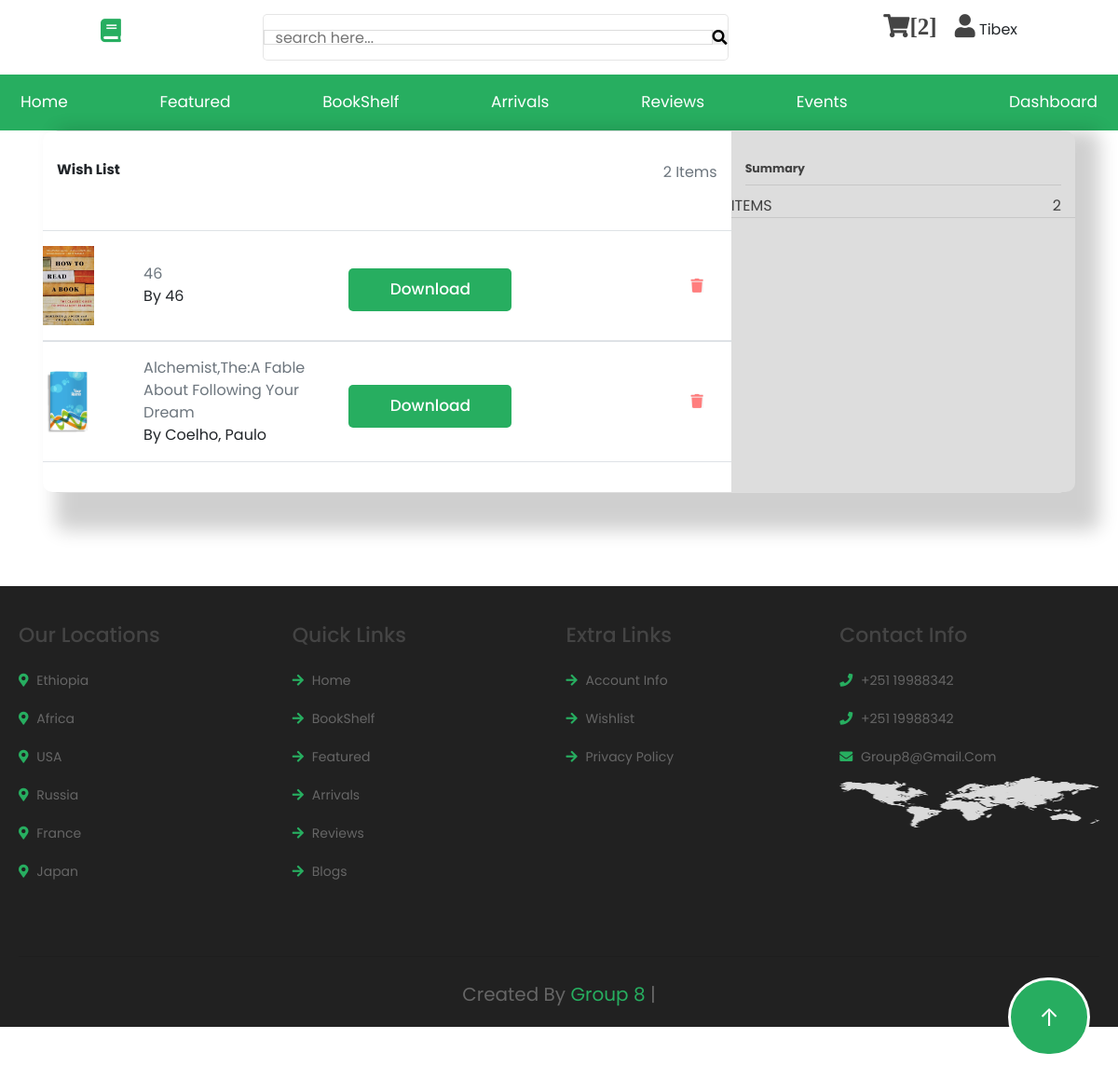
/public/cart.php (signed in), run on the app's committed database.
### tables this page shows
CREATE TABLE `cart` (
  `Id` int(11) NOT NULL,
  `Price` int(11) DEFAULT NULL,
  `UserID` int(11) NOT NULL,
  `BookID` int(11) NOT NULL DEFAULT 1,
  `CreatedAt` date NOT NULL DEFAULT current_timestamp()
);

CREATE TABLE `books` (
  `BookID` int(11) NOT NULL,
  `Downloads` varchar(11) NOT NULL DEFAULT '0',
  `Author` varchar(50) DEFAULT NULL,
  `Title` varchar(100) NOT NULL,
  `Year` varchar(100) NOT NULL,
  `Genre` mediumtext NOT NULL,
  `Description` longtext NOT NULL,
  `Publisher` varchar(80) NOT NULL,
  `Language` varchar(50) NOT NULL,
  `Cover` varchar(100) NOT NULL,
  `Uploaded_On` datetime NOT NULL DEFAULT current_timestamp(),
  `UserID` int(11) NOT NULL,
  `Price` int(11) NOT NULL,
  `Likes` mediumint(9) NOT NULL DEFAULT 0,
  `Dislikes` mediumint(9) NOT NULL DEFAULT 0,
  `Book` varchar(255) NOT NULL,
  `Status` varchar(10) NOT NULL DEFAULT 'pending',
  `ID` int(11) NOT NULL,
  `ApporvedBy` int(11) NOT NULL
);

### public/cart.php (the view, shortened to what this page needs)
<!DOCTYPE html>
<html lang="en">
  <head>
<link rel="stylesheet" href="../css/cart final.css">
<link rel="stylesheet" href="https://stackpath.bootstrapcdn.com/bootstrap/4.3.1/css/bootstrap.min.css">
<link rel="stylesheet" href="https://cdnjs.cloudflare.com/ajax/libs/font-awesome/4.7.0/css/font-awesome.min.css">
  </head>
  <body background="resources/banner-bg.jpg">
    <?php include("../inc/nav_bar.php");
    ?>
<?php
$select_cart = mysqli_query($db, "SELECT books.Cover,books.Book,books.Title,books.Author,cart.UserID,cart.BookID,cart.Price FROM cart INNER JOIN BOOKS ON books.BookID = cart.BookID WHERE CART.UserID =$_SESSION[UserID]");
?>
 <div class="card">
            <div class="row">
                <div class="col-md-8 cart">
                    <div class="title">
                        <div class="row">
                            <div class="col"><h4><b>Wish List</b></h4></div>
                            <div class="col align-self-center text-right text-muted"><p><?php echo mysqli_num_rows($select_cart)?> Items<p></div>
                        </div>
                    </div>
<?php
if(mysqli_num_rows($select_cart) > 0){
   while($fetch_cart = mysqli_fetch_assoc($select_cart)){
?>
                    <div id=<?php echo $fetch_cart['BookID'] ?> class="row border-top border-bottom">
                        <div class="row main align-items-center">
                        <?php
                        if($fetch_cart["BookID"]<=43){
                        ?>
                                <div class="col-2"><img class="img-fluid" src='../image/<?php echo $fetch_cart['BookID']; ?>.png'></div>
                        <?php
                        }else{
                        ?>
                                <div class="col-2"><img class="img-fluid" src='<?php echo $fetch_cart["Cover"];?>'></div>
                        <?php
                        }
                        ?>
                                    <div class="col">
                                <div class="row text-muted"><?php echo $fetch_cart['Title']; ?></div>
                            <div class="row">By <?php echo $fetch_cart['Author']; ?></div>
                        </div>
                        <div class="col">
                            <button class="dwnld btn" data-id="<?php echo $fetch_cart['BookID']?>" data-url="<?php echo $fetch_cart['Book']?>">Download </button>
                        </div>
                        <div class="col"> <?php
                        ?> <span class="close" style="color:red"> <button data-id=<?php echo $fetch_cart['BookID']; ?> class="fas fa-trash del" style="color:red"  ></button> </span></div>
                    </div>
                </div>
<?php
   }}
?>
                </div>
                <div class="col-md-4 summary">
                    <div><h5><b>Summary</b></h5></div>
                    <hr>
                    <div class="row">
                        <div class="col" style="padding-left:0;">ITEMS <?php   ?></div>
                        <div class="col text-right"><?php echo mysqli_num_rows($select_cart) ?></div>
                    </div>
                    <div class="row" style="border-top: 1px solid rgba(0,0,0,.1); padding: 2vh 0;">
                    </div>
                </div>
            </div>
        </div>
    <?php include("../inc/footer.php") ?>
  </body>
</html>

### css/cart final.css (style rules this page uses)
body { background: #ddd; min-height: 100vh; vertical-align: middle; font-family: sans-serif; font-size: 0.8rem; font-weight: bold; }
.title { margin-bottom: 5vh; }
.card { margin: auto; width: 90%; box-shadow: 20px 20px 20px 20px rgba(0, 0, 0, 0.19); border-radius: 1rem 1rem 1rem 1rem; border: transparent; }
.cart { background-color: #fff; padding: 4vh 5vh; border-bottom-left-radius: 1rem; border-top-left-radius: 1rem; }
.summary { background-color: #ddd; border-top-right-radius: 1rem; border-bottom-right-radius: 1rem; padding: 4vh; color: rgb(65, 65, 65); }
.row { margin: 0; }
.title b { font-size: 1.5rem; }
.main { margin: 0; padding: 2vh 0; width: 100%; }
.col-2, .col { padding: 0 1vh; }
.close { margin-left: auto; font-size: 0.7rem; }
img { width: 5.5rem; height: 5.5rem; }
h5 { margin-top: 4vh; }
hr { margin-top: 1.25rem; }
.btn { background-color: #000; border-color: #000; color: white; width: 100%; font-size: 0.7rem; margin-top: 4vh; padding: 1vh; border-radius: 0; }

### css/style.css (style rules this page uses)
:root { --green: #27ae60; --dark-color: #219150; --black: #444; --light-color: #666; --border: 0.1rem solid rgba(0, 0, 0, 0.1); --border-hover: 0.1rem solid var(--black); --box-shadow: 0 0.5rem 1rem rgba(0, 0, 0, 0.1); }
* { font-family: "Poppins", sans-serif; margin: 0; padding: 0; box-sizing: border-box; outline: none; border: none; text-decoration: none; text-transform: capitalize; transition: all 0.2s linear; transition: width none; }
html { font-size: 62.5%; overflow-x: hidden; scroll-padding-top: 5rem; scroll-behavior: smooth; }
.btn { margin-top: 1rem; display: inline-block; padding: 0.9rem 3rem; border-radius: 0.5rem; color: #fff; background: var(--green); font-size: 1.7rem; cursor: pointer; font-weight: 500; }

### data on the page
cart: BookID.Cover (picture), BookID.Title "46", BookID.Author "46"
cart: BookID.Title "Alchemist,The:A Fable About Following Your Dream", BookID.Author "Coelho, Paulo"

### other printed values
$row_count "2"
$_SESSION["username"] "Tibex"
mysqli_num_rows($select_cart) "2"
